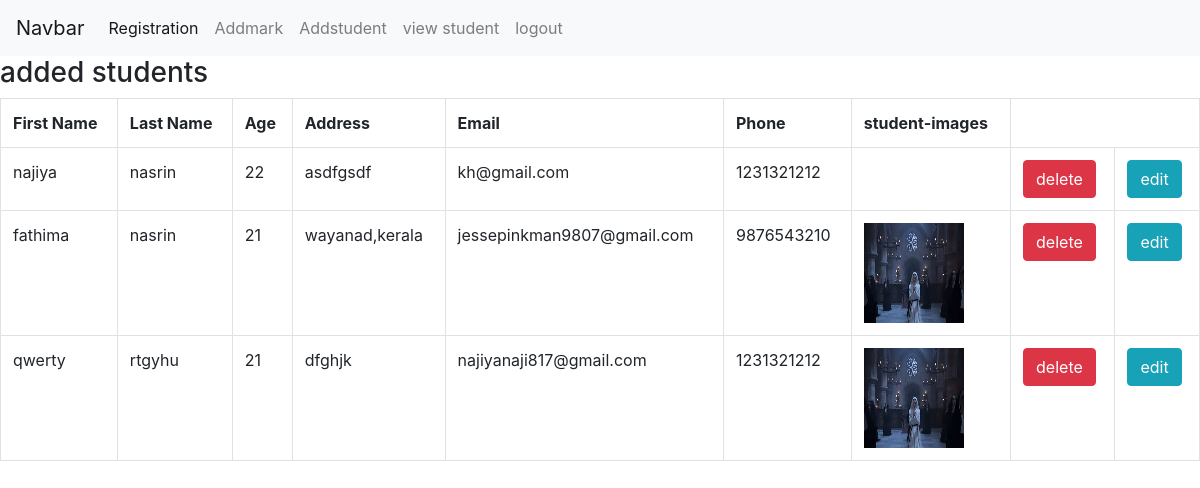
The page /tchr/viewstudent/ (signed in) on the database its author committed.
### teacher/models.py (models this page shows)
class StudentModel(models.Model):
    first=models.CharField(max_length=100)
    last=models.CharField(max_length=100)
    age=models.IntegerField()
    address=models.CharField(max_length=100)
    phone=models.IntegerField()
    email=models.EmailField()
    image=models.ImageField(upload_to="student_images",null=True)

### teacher/views.py (the view)
# urls.py: path('viewstudent/',StudentListView.as_view(),name="viewstu"),
@method_decorator(signin_required,name="dispatch")
class StudentListView(View):
    def get(self,request,*args,**kwargs):
        if request.user.is_authenticated:
            res=StudentModel.objects.all()
            return render(request,"viewstudent.html",{"data":res})
        else:
            return redirect("log")

### teacher/views.py (called while the page is built)
def signin_required(fun):
    def wrapper(request,*args,**kwargs):
        if request.user.is_authenticated:
            return fun(request,*args,**kwargs)
        else:
            return redirect("log")
    return wrapper

### teacher/templates/viewstudent.html (shortened to what this page needs)
{% extends 'navbar.html' %}
{% block nav %}
      <h3>added students</h3>
<table class="table table-bordered">
      <tr>
            <th>First Name</th>
            <th>Last Name</th>
            <th>Age</th>
            <th>Address</th>
            <th>Email</th>
            <th>Phone</th>
            <th>student-images</th>
      </tr>
{% for i in data %}
<tr>
      <td>{{i.first}}</td>
      <td>{{i.last}}</td>
      <td>{{i.age}}</td>
      <td>{{i.address}}</td>
      <td>{{i.email}}</td>
      <td>{{i.phone}}</td>
      <td>
            {% if i.image %}
            <img src="{{i.image.url}}" alt="" height="100px" width="100px">
            {%endif%}
      </td>
      <td>
            <a href="{% url 'delstu' i.id %}" class="btn btn-danger">delete</a>
      </td>
      <td>
            <a href="{% url 'editstu' i.id %}" class="btn btn-info">edit</a>
      </td>
</tr>
{%endfor%}
</table>
{% endblock nav %}

### account/templates/navbar.html (shortened to what this page needs)
<!doctype html>
<html lang="en">
  <head>
    <link rel="stylesheet" href="https://stackpath.bootstrapcdn.com/bootstrap/4.3.1/css/bootstrap.min.css">
</head>
  <body>
    <nav class="navbar navbar-expand-lg navbar-light bg-light">
        <a class="navbar-brand" href="">Navbar</a>
        <div class="collapse navbar-collapse" id="navbarNav">
          <ul class="navbar-nav">
            <li class="nav-item active">
              <a class="nav-link" href="{% url 'reg' %}">Registration</a>
            </li>
            <li class="nav-item">
              <a class="nav-link" href="{% url 'markk' %}">Addmark</a>
            </li>
            <li class="nav-item">
                <a class="nav-link" href="{% url 'addstudent' %}">Addstudent</a>
              </li>
            <li class="nav-item">
              <a class="nav-link" href="{% url 'viewstu' %}" >view student</a>
            </li>
            <li class="nav-item">
              <a class="nav-link" href="{% url 'logot' %}" >logout</a>
            </li>
          </ul>
        </div>
      </nav>
      {% block nav %}
      {% endblock nav %}
  </body>
</html>

### rows shown on the page
StudentModel: first "najiya", last "nasrin", age "22", address "asdfgsdf", email "kh@gmail.com", phone "1231321212"
StudentModel: first "fathima", last "nasrin", age "21", address "wayanad,kerala", email "jessepinkman9807@gmail.com", phone "9876543210", image (picture)
StudentModel: first "qwerty", last "rtgyhu", age "21", address "dfghjk", email "najiyanaji817@gmail.com", phone "1231321212", image (picture)
